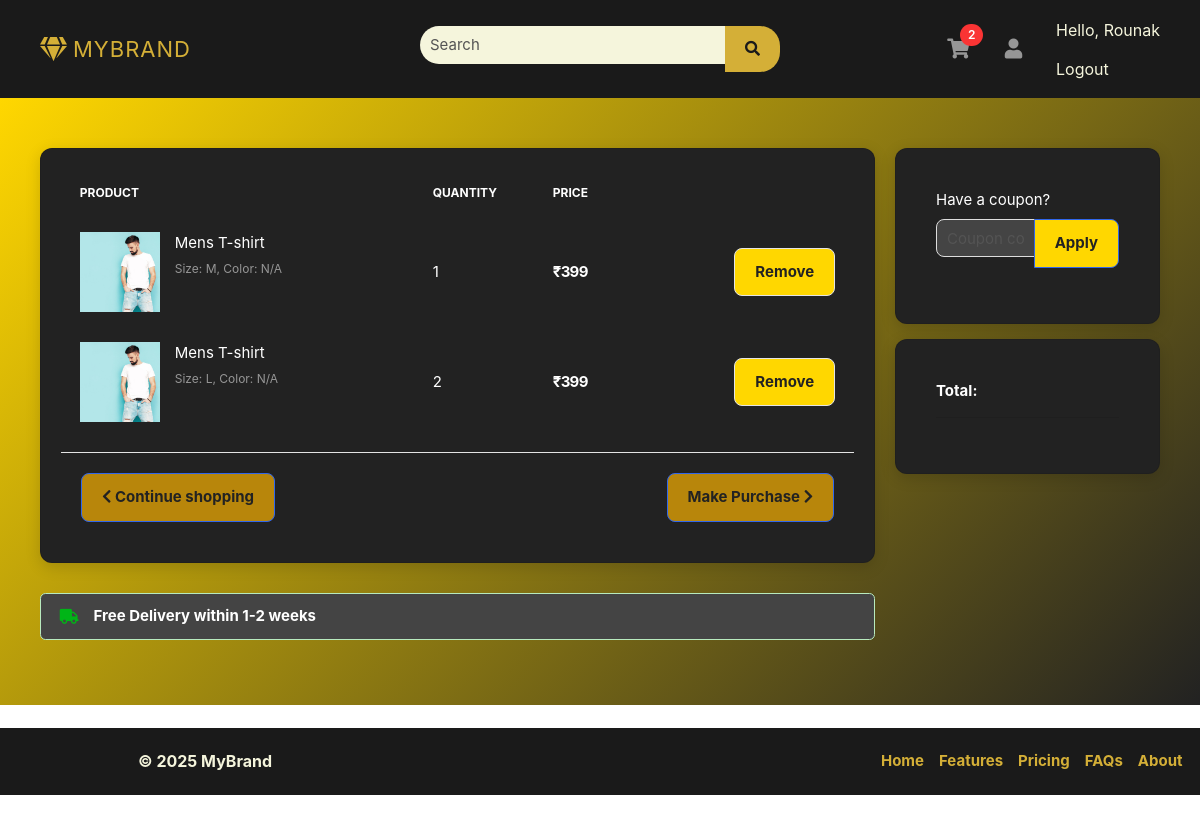
Page /accounts/cart/ (signed in) on the earlier database version.
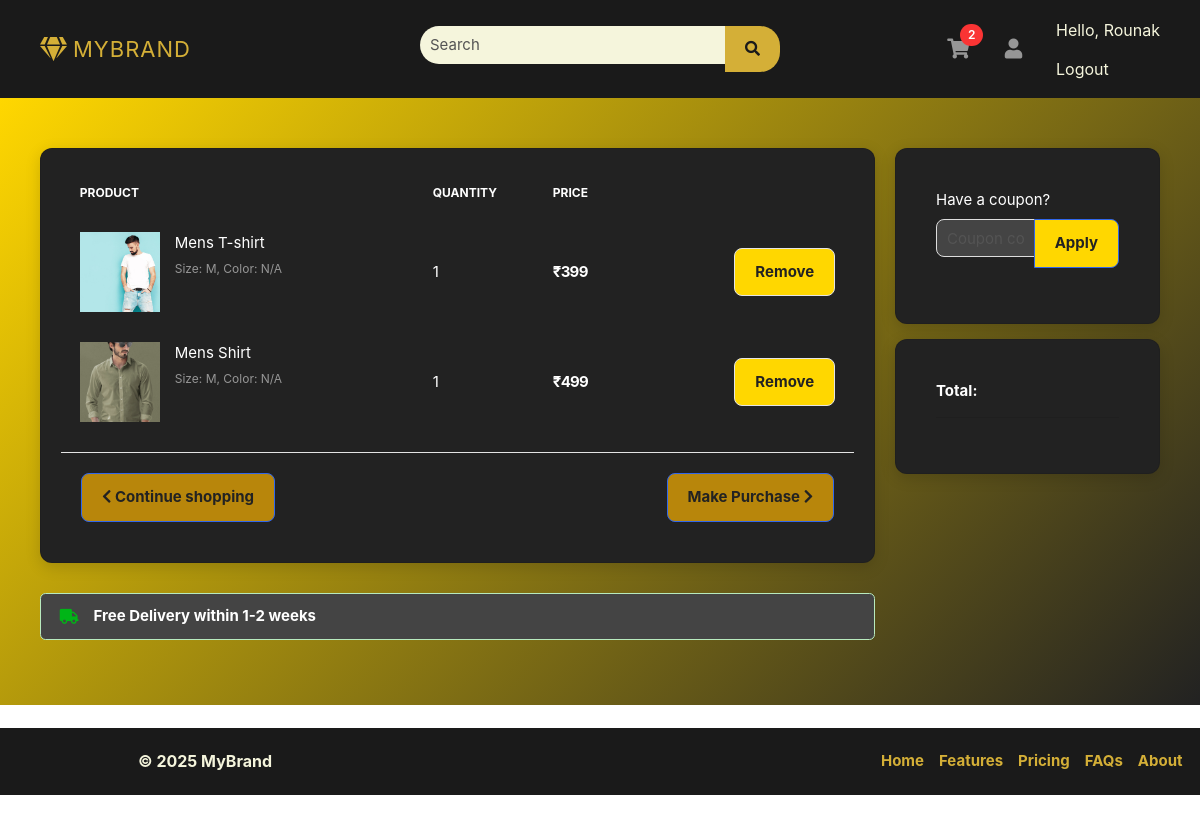
Same page on the later database version.
### accounts/models.py (models this page shows, shortened)
class CartItems(BaseModel):
    cart = models.ForeignKey(Cart, on_delete=models.CASCADE, related_name="cart_items")
    product = models.ForeignKey(Product, on_delete=models.SET_NULL, null=True, blank=True)
    color_variant = models.ForeignKey(ColorVariant, on_delete=models.SET_NULL, blank=True, null=True)
    size_variant = models.ForeignKey(SizeVariant, on_delete=models.SET_NULL, blank=True, null=True)
    quantity = models.PositiveIntegerField(default=1)

### products/models.py (models this page shows, shortened)
class Product(BaseModel):
    product_name = models.CharField(max_length=100)
    slug = models.SlugField(unique=True, null=True, blank=True)
    category = models.ForeignKey(Category, on_delete=models.CASCADE, related_name="products")
    price = models.IntegerField()
    product_description = models.TextField()
    color_variant = models.ManyToManyField(ColorVariant, blank=True)
    size_variant = models.ManyToManyField(SizeVariant, blank=True)

class ProductImage(BaseModel):
    product = models.ForeignKey(Product, on_delete=models.CASCADE, related_name="product_images")
    image = models.ImageField(upload_to="product/")

class SizeVariant(BaseModel):
    size_name = models.CharField(max_length=100)
    price = models.IntegerField(default=0)

### accounts/views.py (the view)
# urls.py: path("cart/", cart, name="cart"),
def cart(request):
    cart_items = CartItems.objects.filter(cart__user=request.user, cart__is_paid=False)
    context = {'cart_items': cart_items}
    return render(request, 'accounts/cart.html', context)

### accounts/models.py (called while the page is built)
    def get_cart_count(self):
        return CartItems.objects.filter(cart__is_paid=False, cart__user=self.user).count()

### templates/accounts/cart.html (shortened to what the changed rows need)
{% extends "base/base.html" %}
{% block start %}
<section class="section-content padding-y">
    <div class="container">
        <div class="row">
            <main class="col-md-9">
                <div class="card">
                    <table class="table table-borderless table-shopping-cart">
                        <thead class="text-muted">
                            <tr class="small text-uppercase">
                                <th scope="col">Product</th>
                                <th scope="col" width="120">Quantity</th>
                                <th scope="col" width="120">Price</th>
                                <th scope="col" class="text-right" width="200"> </th>
                            </tr>
                        </thead>
                        <tbody>
                            {% for cart_item in cart_items %}
                            <tr>
                                <td>
                                    <figure class="itemside">
                                        <div class="aside">
                                            <img src="{{ cart_item.product.product_images.first.image.url }}" class="img-sm">
                                        </div>
                                        <figcaption class="info">
                                            <a href="#" class="title text-white">{{ cart_item.product.product_name }}</a>
                                            <p class="text-muted small">
                                                Size: {{ cart_item.size_variant.size_name|default:"N/A" }},
                                                Color: {{ cart_item.color_variant.color_name|default:"N/A" }}
                                            </p>
                                        </figcaption>
                                    </figure>
                                </td>
                                <td>
                                    {{ cart_item.quantity }}
                                </td>
                                <td>
                                    <div class="price-wrap">
                                        <var class="price">₹{{ cart_item.product.price }}</var>
                                    </div>
                                </td>
                                <td class="text-right">
                                    <a href="{% url 'remove_cart' cart_item.uid %}" class="btn btn-light"> Remove</a>
                                </td>
                            </tr>
                            {% endfor %}
                        </tbody>
                    </table>
                </div>
            </main>
        </div>
    </div>
</section>
{% endblock %}

Differences in the rows shown:
removed CartItems: product.product_images.first.image (picture), product.product_name "Mens T-shirt", size_variant.size_name "L", color_variant.color_name "N/A", quantity "2", product.price "399"
added CartItems: product.product_images.first.image (picture), product.product_name "Mens Shirt", size_variant.size_name "M", color_variant.color_name "N/A", quantity "1", product.price "499"
